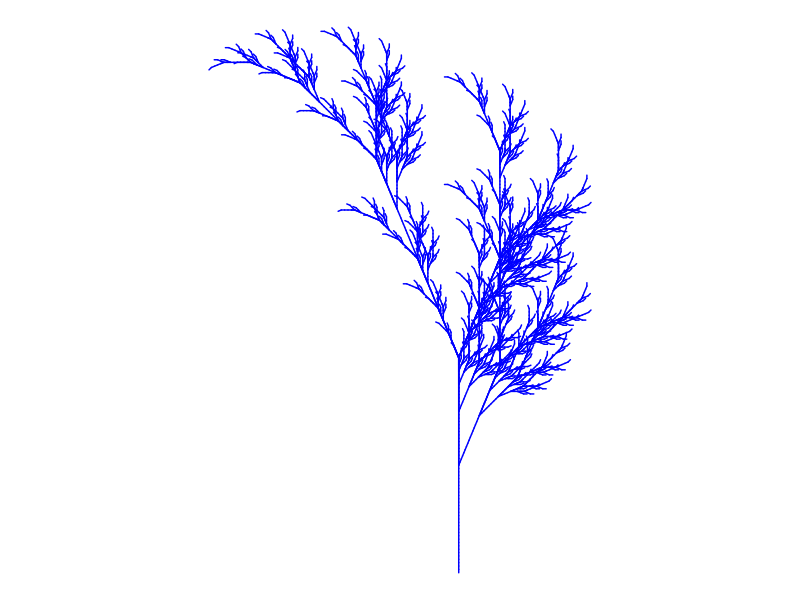

This chart was generated by the following R code:
## ---- chunk 1
# Title Fall color
# Credit: https://fronkonstin.com

# Install packages

install.packages("gsubfn")
library(gsubfn)
## ---- chunk 2
# install.packages("tidyverse")
library(tidyverse)

## ---- chunk 3
# Define elements in plant art
# Each image corresponds to a different axiom, rules, angle and depth

# Leaf of Fall

axiom="X"
rules=list("X"="F-[[X]+X]+F[+FX]-X", "F"="FF")
angle=22.5
depth=6


for (i in 1:depth) axiom=gsubfn(".", rules, axiom)

actions=str_extract_all(axiom, "\\d*\\+|\\d*\\-|F|L|R|\\[|\\]|\\|") %>% unlist

status=data.frame(x=numeric(0), y=numeric(0), alfa=numeric(0))
points=data.frame(x1 = 0, y1 = 0, x2 = NA, y2 = NA, alfa=90, depth=1)


# Generating data
# Note: may take a minute or two

for (action in actions)
{
  if (action=="F")
  {
    x=points[1, "x1"]+cos(points[1, "alfa"]*(pi/180))
    y=points[1, "y1"]+sin(points[1, "alfa"]*(pi/180))
    points[1,"x2"]=x
    points[1,"y2"]=y
    data.frame(x1 = x, y1 = y, x2 = NA, y2 = NA,
               alfa=points[1, "alfa"],
               depth=points[1,"depth"]) %>% rbind(points)->points
  }
  if (action %in% c("+", "-")){
    alfa=points[1, "alfa"]
    points[1, "alfa"]=eval(parse(text=paste0("alfa",action, angle)))
  }
  if(action=="["){
    data.frame(x=points[1, "x1"], y=points[1, "y1"], alfa=points[1, "alfa"]) %>%
      rbind(status) -> status
    points[1, "depth"]=points[1, "depth"]+1
  }
  
  if(action=="]"){
    depth=points[1, "depth"]
    points[-1,]->points
    data.frame(x1=status[1, "x"], y1=status[1, "y"], x2=NA, y2=NA,
               alfa=status[1, "alfa"],
               depth=depth-1) %>%
      rbind(points) -> points
    status[-1,]->status
  }
}

ggplot() +
  geom_segment(aes(x = x1, y = y1, xend = x2, yend = y2),
               lineend = "round",
               color="blue", # Set your own Fall color?
               data=na.omit(points)) +
  coord_fixed(ratio = 1) +
  theme_void() # No grid nor axes
